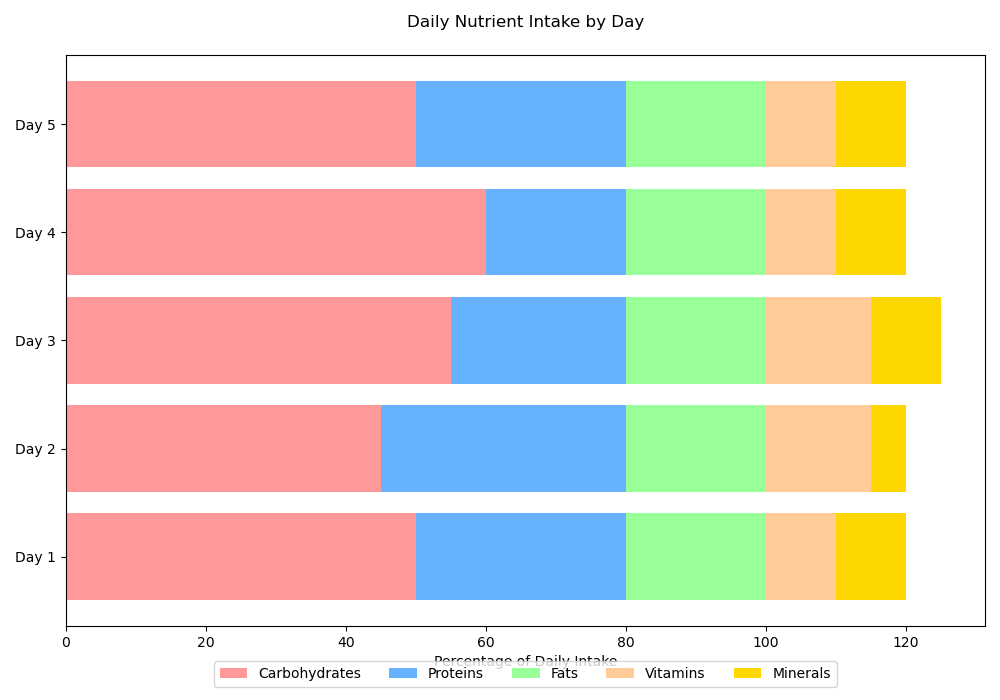

Write Python code to recreate this figure.

import matplotlib.pyplot as plt
import numpy as np

# Data
labels = ['Day 1', 'Day 2', 'Day 3', 'Day 4', 'Day 5']
carbohydrates = np.array([50, 45, 55, 60, 50])
proteins = np.array([30, 35, 25, 20, 30])
fats = np.array([20, 20, 20, 20, 20])
vitamins = np.array([10, 15, 15, 10, 10])
minerals = np.array([10, 5, 10, 10, 10])

# Stacked data
data = np.vstack([carbohydrates, proteins, fats, vitamins, minerals])
data_cum = data.cumsum(axis=0)

# Colors
colors = ['#FF9999', '#66B2FF', '#99FF99', '#FFCC99', '#FFD700']

# Plot
fig, ax = plt.subplots(figsize=(10, 7))

# Horizontal bar
bar_width = 0.8
for i, (colname, color) in enumerate(zip(['Carbohydrates', 'Proteins', 'Fats', 'Vitamins', 'Minerals'], colors)):
    widths = data[i]
    starts = data_cum[i] - widths
    ax.barh(labels, widths, left=starts, height=bar_width, label=colname, color=color)

# Customize the plot
ax.set_xlabel('Percentage of Daily Intake')
ax.set_title('Daily Nutrient Intake by Day', pad=20)
ax.legend(loc='upper center', bbox_to_anchor=(0.5, -0.05), ncol=5)

plt.tight_layout()
plt.show()
